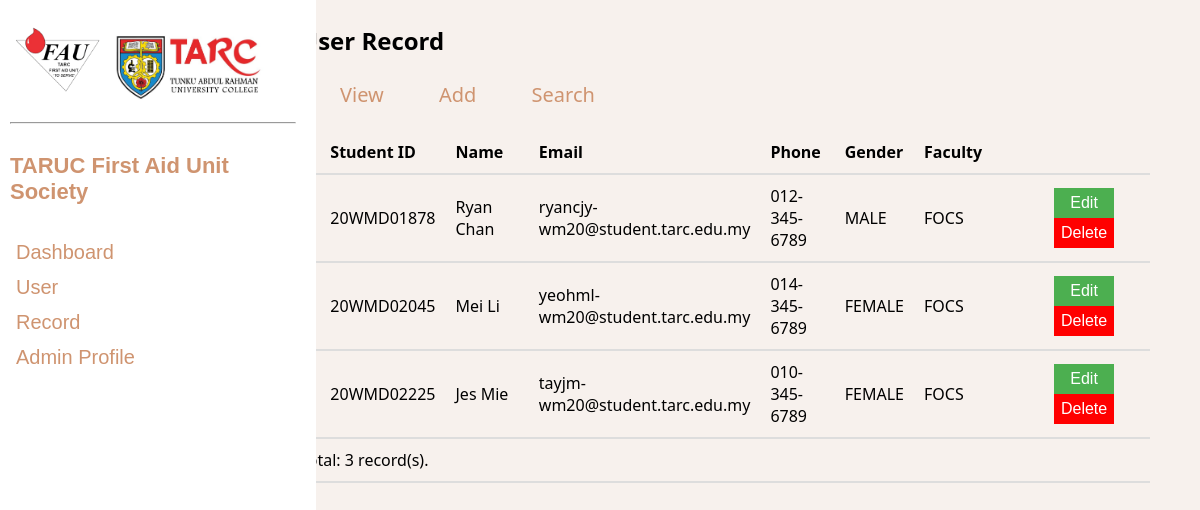
Page /srcAdmin/admin_user_record.php (signed in) on the committed database.
### tables this page shows
CREATE TABLE `user` (
  `StudentID` varchar(10) NOT NULL,
  `Email` varchar(60) NOT NULL,
  `Password` varchar(30) NOT NULL,
  `Name` varchar(30) NOT NULL,
  `Phone` varchar(14) NOT NULL,
  `Gender` varchar(10) NOT NULL,
  `Faculty` varchar(4) NOT NULL
);

### srcAdmin/admin_user_record.php (the view, shortened to what this page needs)
<!DOCTYPE html>
<html>
    <head>
        <link rel="stylesheet" href="../css/admin_layout.css">
        <link rel="stylesheet" href="../css/admin_recordnav.css">
    </head>
    <body>
        <?php if (isset($_SESSION['AdminID'])) { ?>
            <?php include 'admin_nav.php'; ?>
            <div class="record_container">
                <h3>User Record</h3>
                <nav class="record_nav">
                    <a href="admin_user_record.php" name="view" id="view">View</a>
                    <a href="insert_user.php" name="add" id="add">Add</a>
                    <a href="search_user.php" name="search" id="search">Search</a>
                </nav>
                <table class="table" id="user_table">
                    <thead>
                        <tr>
                            <th style="width:1%;">#</th>
                            <th style="width:10%;">Student ID</th>
                            <th style="width:15%;">Name</th>
                            <th style="width:20%;">Email</th>
                            <th style="width:10%;">Phone</th>
                            <th style="width:7%;">Gender</th>
                            <th style="width:10%;">Faculty</th>
                            <th style="width: 35%;"></th>
                        </tr>
                    </thead>
                    <tbody id="tbody">
                        <?php
                        require_once('helper.php');
                        $con = new mysqli(DB_HOST, DB_USER, DB_PASS, DB_NAME);
                        $sql = "SELECT * FROM User";
                        $i = 0;
                        if ($result = $con->query($sql)) {
                            while ($row = $result->fetch_object()) {
                                $i++;
                                printf('
                        <tr>
                        <td>%d</td>
                        <td>%s</td>
                        <td>%s</td>
                        <td>%s</td>
                        <td>%s</td>
                        <td>%s</td>
                        <td>%s</td>
                        <td><a href="edit_user.php?id=%s" style="color:white;"><button id="edit">Edit</buttton></a>
                        <a href="delete_user.php?id=%s" style="color:white;"><button id="delete">Delete</buttton></a></td>
                        </tr>',
                                        $i,
                                        $row->StudentID,
                                        $row->Name,
                                        $row->Email,
                                        $row->Phone,
                                        $row->Gender,
                                        $row->Faculty,
                                        $row->StudentID,
                                        $row->StudentID);
                            }
                        }
                        printf('
                <tr>
                <td colspan="8">
                    Total: %d record(s).
                </td>
                </tr>',
                                $result->num_rows);
                        ?>
                    </tbody>
                </table>
            </div>
            <?php
        } else {
            header('location: admin_login.php');
        }
        ?>
        <?php include 'admin_footer.php'; ?>

### css/admin_layout.css (style rules this page uses)
body { background-color: rgb(247, 241, 237); margin: 0px; }

### css/admin_recordnav.css (style rules this page uses)
.record_container { margin-left: 50px; margin-right: 50px; font-family:Noto Sans, sans-serif; }
h3 { margin-left: 10px; font-size: 24px; }
table { border-collapse: collapse; width: 100%; margin-bottom: 50px; }
th, td { border-bottom: 2px solid #ddd; text-align: left; padding: 10px; }
.record_nav { height: 50px; font-family: Noto Sans, sans-serif; font-size: 20px; }
a { text-decoration: none; }
#add, #view, #delete, #edit, #search { cursor: pointer; border: none; margin-left: 50px; color: rgb(207, 148, 112); }

### srcAdmin/admin_user_record.php (style rules this page uses)
#edit { background-color: #4CAF50; border: white; width: 60px; height: 30px; color: white; font-size: 16px; }
#delete { background-color: red; border: white; width: 60px; height: 30px; color: white; font-size: 16px; }

### rows in the picture
user: StudentID "20WMD01878", Name "Ryan Chan", Email "ryancjy-wm20@student.tarc.edu.my", Phone "012-345-6789", Gender "MALE", Faculty "FOCS"
user: StudentID "20WMD02045", Name "Mei Li", Email "yeohml-wm20@student.tarc.edu.my", Phone "014-345-6789", Gender "FEMALE", Faculty "FOCS"
user: StudentID "20WMD02225", Name "Jes Mie", Email "tayjm-wm20@student.tarc.edu.my", Phone "010-345-6789", Gender "FEMALE", Faculty "FOCS"

### other values in the picture
$result->num_rows "3"
